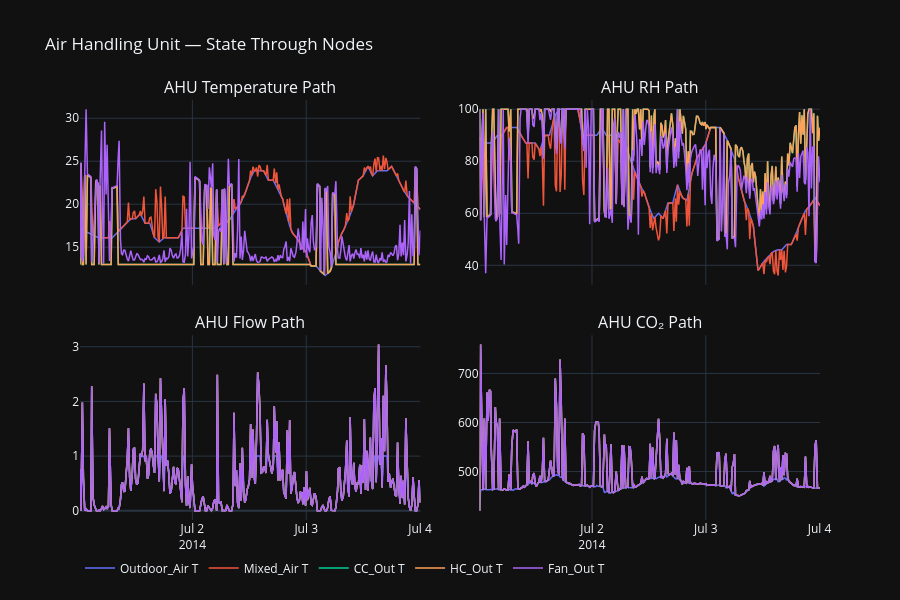

Here is the notebook cell this chart was saved with:
### Markdown cell above
## 4 · Supply Air Conditions (Outdoor → Fan Out)

### Code cell
fig = make_subplots(
    rows=2, cols=2, shared_xaxes=True,
    subplot_titles=['AHU Temperature Path', 'AHU RH Path',
                    'AHU Flow Path', 'AHU CO₂ Path'],
    vertical_spacing=0.12, horizontal_spacing=0.08
)

nodes = ['Outdoor_Air', 'Mixed_Air', 'CC_Out', 'HC_Out', 'Fan_Out']
colors_ahu = ['#636EFA', '#EF553B', '#00CC96', '#FFA15A', '#AB63FA']

for i, node in enumerate(nodes):
    c = colors_ahu[i]
    fig.add_trace(go.Scatter(x=df['Datetime'], y=df[f'{node}_Temp_C'],
        name=f'{node} T', line=dict(color=c, width=1.5), legendgroup=node), row=1, col=1)
    fig.add_trace(go.Scatter(x=df['Datetime'], y=df[f'{node}_RH_pct'],
        name=f'{node} RH', line=dict(color=c, width=1.5), legendgroup=node,
        showlegend=False), row=1, col=2)
    fig.add_trace(go.Scatter(x=df['Datetime'], y=df[f'{node}_Flow_kg_s'],
        name=f'{node} Flow', line=dict(color=c, width=1.5), legendgroup=node,
        showlegend=False), row=2, col=1)
    fig.add_trace(go.Scatter(x=df['Datetime'], y=df[f'{node}_CO2_ppm'],
        name=f'{node} CO₂', line=dict(color=c, width=1.5), legendgroup=node,
        showlegend=False), row=2, col=2)

fig.update_layout(template='plotly_dark', height=600,
    title='Air Handling Unit — State Through Nodes',
    legend=dict(orientation='h', y=-0.08))
fig.show()

### Figure 1 — Plotly figure (JSON) as saved in the notebook; plotly's stock layout.template omitted (floating-point values rounded to 4 significant figures; data arrays with more than 128 entries replaced by an {"elided": "..."} marker saying what was removed)
{"data": [{"legendgroup": "Outdoor_Air", "line": {"color": "#636EFA", "width": 1.5}, "name": "Outdoor_Air T", "type": "scatter", "x": {"elided": "288 str values"}, "xaxis": "x", "y": {"elided": "288 float values"}, "yaxis": "y"}, {"legendgroup": "Outdoor_Air", "line": {"color": "#636EFA", "width": 1.5}, "name": "Outdoor_Air RH", "showlegend": false, "type": "scatter", "x": {"elided": "288 str values"}, "xaxis": "x2", "y": {"elided": "288 float values"}, "yaxis": "y2"}, {"legendgroup": "Outdoor_Air", "line": {"color": "#636EFA", "width": 1.5}, "name": "Outdoor_Air Flow", "showlegend": false, "type": "scatter", "x": {"elided": "288 str values"}, "xaxis": "x3", "y": {"elided": "288 float values"}, "yaxis": "y3"}, {"legendgroup": "Outdoor_Air", "line": {"color": "#636EFA", "width": 1.5}, "name": "Outdoor_Air CO₂", "showlegend": false, "type": "scatter", "x": {"elided": "288 str values"}, "xaxis": "x4", "y": {"elided": "288 float values"}, "yaxis": "y4"}, {"legendgroup": "Mixed_Air", "line": {"color": "#EF553B", "width": 1.5}, "name": "Mixed_Air T", "type": "scatter", "x": {"elided": "288 str values"}, "xaxis": "x", "y": {"elided": "288 float values"}, "yaxis": "y"}, {"legendgroup": "Mixed_Air", "line": {"color": "#EF553B", "width": 1.5}, "name": "Mixed_Air RH", "showlegend": false, "type": "scatter", "x": {"elided": "288 str values"}, "xaxis": "x2", "y": {"elided": "288 float values"}, "yaxis": "y2"}, {"legendgroup": "Mixed_Air", "line": {"color": "#EF553B", "width": 1.5}, "name": "Mixed_Air Flow", "showlegend": false, "type": "scatter", "x": {"elided": "288 str values"}, "xaxis": "x3", "y": {"elided": "288 float values"}, "yaxis": "y3"}, {"legendgroup": "Mixed_Air", "line": {"color": "#EF553B", "width": 1.5}, "name": "Mixed_Air CO₂", "showlegend": false, "type": "scatter", "x": {"elided": "288 str values"}, "xaxis": "x4", "y": {"elided": "288 float values"}, "yaxis": "y4"}, {"legendgroup": "CC_Out", "line": {"color": "#00CC96", "width": 1.5}, "name": "CC_Out T", "type": "scatter", "x": {"elided": "288 str values"}, "xaxis": "x", "y": {"elided": "288 float values"}, "yaxis": "y"}, {"legendgroup": "CC_Out", "line": {"color": "#00CC96", "width": 1.5}, "name": "CC_Out RH", "showlegend": false, "type": "scatter", "x": {"elided": "288 str values"}, "xaxis": "x2", "y": {"elided": "288 float values"}, "yaxis": "y2"}, {"legendgroup": "CC_Out", "line": {"color": "#00CC96", "width": 1.5}, "name": "CC_Out Flow", "showlegend": false, "type": "scatter", "x": {"elided": "288 str values"}, "xaxis": "x3", "y": {"elided": "288 float values"}, "yaxis": "y3"}, {"legendgroup": "CC_Out", "line": {"color": "#00CC96", "width": 1.5}, "name": "CC_Out CO₂", "showlegend": false, "type": "scatter", "x": {"elided": "288 str values"}, "xaxis": "x4", "y": {"elided": "288 float values"}, "yaxis": "y4"}, {"legendgroup": "HC_Out", "line": {"color": "#FFA15A", "width": 1.5}, "name": "HC_Out T", "type": "scatter", "x": {"elided": "288 str values"}, "xaxis": "x", "y": {"elided": "288 float values"}, "yaxis": "y"}, {"legendgroup": "HC_Out", "line": {"color": "#FFA15A", "width": 1.5}, "name": "HC_Out RH", "showlegend": false, "type": "scatter", "x": {"elided": "288 str values"}, "xaxis": "x2", "y": {"elided": "288 float values"}, "yaxis": "y2"}, {"legendgroup": "HC_Out", "line": {"color": "#FFA15A", "width": 1.5}, "name": "HC_Out Flow", "showlegend": false, "type": "scatter", "x": {"elided": "288 str values"}, "xaxis": "x3", "y": {"elided": "288 float values"}, "yaxis": "y3"}, {"legendgroup": "HC_Out", "line": {"color": "#FFA15A", "width": 1.5}, "name": "HC_Out CO₂", "showlegend": false, "type": "scatter", "x": {"elided": "288 str values"}, "xaxis": "x4", "y": {"elided": "288 float values"}, "yaxis": "y4"}, {"legendgroup": "Fan_Out", "line": {"color": "#AB63FA", "width": 1.5}, "name": "Fan_Out T", "type": "scatter", "x": {"elided": "288 str values"}, "xaxis": "x", "y": {"elided": "288 float values"}, "yaxis": "y"}, {"legendgroup": "Fan_Out", "line": {"color": "#AB63FA", "width": 1.5}, "name": "Fan_Out RH", "showlegend": false, "type": "scatter", "x": {"elided": "288 str values"}, "xaxis": "x2", "y": {"elided": "288 float values"}, "yaxis": "y2"}, {"legendgroup": "Fan_Out", "line": {"color": "#AB63FA", "width": 1.5}, "name": "Fan_Out Flow", "showlegend": false, "type": "scatter", "x": {"elided": "288 str values"}, "xaxis": "x3", "y": {"elided": "288 float values"}, "yaxis": "y3"}, {"legendgroup": "Fan_Out", "line": {"color": "#AB63FA", "width": 1.5}, "name": "Fan_Out CO₂", "showlegend": false, "type": "scatter", "x": {"elided": "288 str values"}, "xaxis": "x4", "y": {"elided": "288 float values"}, "yaxis": "y4"}], "layout": {"annotations": [{"font": {"size": 16}, "showarrow": false, "text": "AHU Temperature Path", "x": 0.23, "xanchor": "center", "xref": "paper", "y": 1, "yanchor": "bottom", "yref": "paper"}, {"font": {"size": 16}, "showarrow": false, "text": "AHU RH Path", "x": 0.77, "xanchor": "center", "xref": "paper", "y": 1, "yanchor": "bottom", "yref": "paper"}, {"font": {"size": 16}, "showarrow": false, "text": "AHU Flow Path", "x": 0.23, "xanchor": "center", "xref": "paper", "y": 0.44, "yanchor": "bottom", "yref": "paper"}, {"font": {"size": 16}, "showarrow": false, "text": "AHU CO₂ Path", "x": 0.77, "xanchor": "center", "xref": "paper", "y": 0.44, "yanchor": "bottom", "yref": "paper"}], "height": 600, "legend": {"orientation": "h", "y": -0.08}, "title": {"text": "Air Handling Unit — State Through Nodes"}, "xaxis": {"anchor": "y", "domain": [0, 0.46], "matches": "x3", "showticklabels": false}, "xaxis2": {"anchor": "y2", "domain": [0.54, 1], "matches": "x4", "showticklabels": false}, "xaxis3": {"anchor": "y3", "domain": [0, 0.46]}, "xaxis4": {"anchor": "y4", "domain": [0.54, 1]}, "yaxis": {"anchor": "x", "domain": [0.56, 1]}, "yaxis2": {"anchor": "x2", "domain": [0.56, 1]}, "yaxis3": {"anchor": "x3", "domain": [0, 0.44]}, "yaxis4": {"anchor": "x4", "domain": [0, 0.44]}}}
